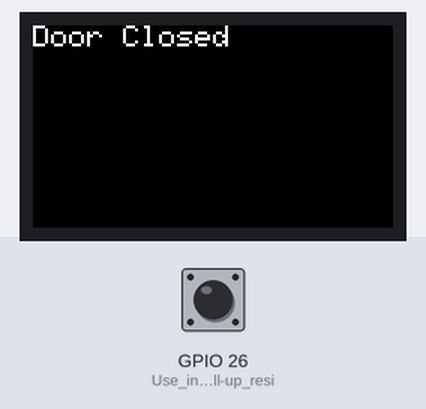
Bench run of a sketch on a simulated ESP32. On the bench: 240×135 colour display. Inputs (shaded band) come from the test bench; at power-on: GPIO 26 (Use_internal_pull-up_resi) HIGH.

1.4 s: GPIO 26 (Use_internal_pull-up_resi) pulled LOW for 0.65 s
Above: at 2.2 s.
3.8 s: GPIO 26 (Use_internal_pull-up_resi) pulled LOW for 3.2 s
Timing chart, 0 to 6.8 s (numbered marks = the images above; inputs shaded):
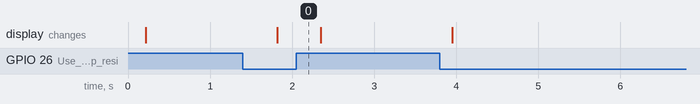

The sketch:

base_sensor.ino
```cpp
#include "M5StickCPlus.h"

void setup() {
  M5.begin();
  pinMode(26, INPUT_PULLUP); // Use internal pull-up resistor
  M5.Lcd.setRotation(3);
  M5.Lcd.fillScreen(BLACK);
  M5.Lcd.setTextColor(WHITE);
  M5.Lcd.setTextSize(2);
}

void loop() {
  int sensorState = digitalRead(26);
  M5.Lcd.fillScreen(BLACK);
  M5.Lcd.setCursor(0, 0);

  if (sensorState == HIGH) {
    // HIGH means the door is open
    M5.Lcd.println("Door Open");
  } else {
    // For NC sensor, LOW means the door is closed
    M5.Lcd.println("Door Closed");
  }
  delay(500);
}
```

Measured:
- after the input at 1.4 s, the display: changes after 0.42 s (image 0)
